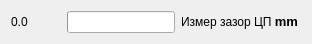
    <widget class="QWidget" name="layoutWidget_33">
     <property name="geometry">
      <rect>
       <x>10</x>
       <y>230</y>
       <width>312</width>
       <height>23</height>
      </rect>
     </property>
     <layout class="QHBoxLayout" name="horizontalLayout_39">
      <item>
       <widget class="QLabel" name="label_77">
        <property name="sizePolicy">
         <sizepolicy hsizetype="Fixed" vsizetype="Fixed">
          <horstretch>0</horstretch>
          <verstretch>0</verstretch>
         </sizepolicy>
        </property>
        <property name="minimumSize">
         <size>
          <width>50</width>
          <height>0</height>
         </size>
        </property>
        <property name="text">
         <string>0.0</string>
        </property>
       </widget>
      </item>
      <item>
       <widget class="QProgressBar" name="progressBar_39">
        <property name="maximumSize">
         <size>
          <width>108</width>
          <height>16777215</height>
         </size>
        </property>
        <property name="statusTip">
         <string/>
        </property>
        <property name="whatsThis">
         <string notr="true"/>
        </property>
        <property name="value">
         <number>0</number>
        </property>
        <property name="textVisible">
         <bool>false</bool>
        </property>
       </widget>
      </item>
      <item>
       <widget class="QLabel" name="label_78">
        <property name="text">
         <string>&lt;html&gt;&lt;head/&gt;&lt;body&gt;&lt;p&gt;Измер зазор ЦП &lt;span style=&quot; font-size:10pt; font-weight:600;&quot;&gt;mm&lt;/span&gt;&lt;/p&gt;&lt;/body&gt;&lt;/html&gt;</string>
        </property>
       </widget>
      </item>
     </layout>
    </widget>
